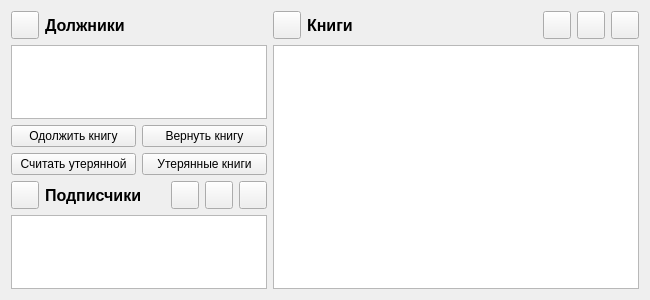
<?xml version="1.0" encoding="UTF-8"?>
<ui version="4.0">
 <class>LibArchiveWindow</class>
 <widget class="QWidget" name="LibArchiveWindow">
  <property name="geometry">
   <rect>
    <x>0</x>
    <y>0</y>
    <width>650</width>
    <height>300</height>
   </rect>
  </property>
  <property name="minimumSize">
   <size>
    <width>650</width>
    <height>300</height>
   </size>
  </property>
  <property name="windowTitle">
   <string>Библиотека</string>
  </property>
  <layout class="QGridLayout" name="gl_main">
   <item row="3" column="1">
    <layout class="QHBoxLayout" name="hl_books_bar">
     <item>
      <widget class="QPushButton" name="pb_books_filter">
       <property name="sizePolicy">
        <sizepolicy hsizetype="Fixed" vsizetype="Fixed">
         <horstretch>0</horstretch>
         <verstretch>0</verstretch>
        </sizepolicy>
       </property>
       <property name="minimumSize">
        <size>
         <width>28</width>
         <height>28</height>
        </size>
       </property>
       <property name="maximumSize">
        <size>
         <width>28</width>
         <height>28</height>
        </size>
       </property>
       <property name="toolTip">
        <string>Фильтр книг</string>
       </property>
       <property name="text">
        <string/>
       </property>
       <property name="icon">
        <iconset resource="../../resources/resources.qrc">
         <normaloff>:/ico/icons/filter.ico</normaloff>:/ico/icons/filter.ico</iconset>
       </property>
       <property name="iconSize">
        <size>
         <width>16</width>
         <height>16</height>
        </size>
       </property>
      </widget>
     </item>
     <item>
      <widget class="QLabel" name="l_books">
       <property name="maximumSize">
        <size>
         <width>16777211</width>
         <height>16777215</height>
        </size>
       </property>
       <property name="font">
        <font>
         <pointsize>12</pointsize>
         <weight>75</weight>
         <bold>true</bold>
        </font>
       </property>
       <property name="text">
        <string>Книги</string>
       </property>
      </widget>
     </item>
     <item>
      <widget class="QPushButton" name="pb_books_add">
       <property name="sizePolicy">
        <sizepolicy hsizetype="Fixed" vsizetype="Fixed">
         <horstretch>0</horstretch>
         <verstretch>0</verstretch>
        </sizepolicy>
       </property>
       <property name="minimumSize">
        <size>
         <width>28</width>
         <height>28</height>
        </size>
       </property>
       <property name="maximumSize">
        <size>
         <width>28</width>
         <height>28</height>
        </size>
       </property>
       <property name="toolTip">
        <string>Добавить книгу</string>
       </property>
       <property name="text">
        <string/>
       </property>
       <property name="icon">
        <iconset resource="../../resources/resources.qrc">
         <normaloff>:/ico/icons/plus.ico</normaloff>:/ico/icons/plus.ico</iconset>
       </property>
       <property name="iconSize">
        <size>
         <width>16</width>
         <height>16</height>
        </size>
       </property>
      </widget>
     </item>
     <item>
      <widget class="QPushButton" name="pb_books_remove">
       <property name="sizePolicy">
        <sizepolicy hsizetype="Fixed" vsizetype="Fixed">
         <horstretch>0</horstretch>
         <verstretch>0</verstretch>
        </sizepolicy>
       </property>
       <property name="minimumSize">
        <size>
         <width>28</width>
         <height>28</height>
        </size>
       </property>
       <property name="maximumSize">
        <size>
         <width>28</width>
         <height>28</height>
        </size>
       </property>
       <property name="toolTip">
        <string>Удалить книгу</string>
       </property>
       <property name="text">
        <string/>
       </property>
       <property name="icon">
        <iconset resource="../../resources/resources.qrc">
         <normaloff>:/ico/icons/minus.ico</normaloff>:/ico/icons/minus.ico</iconset>
       </property>
       <property name="iconSize">
        <size>
         <width>16</width>
         <height>16</height>
        </size>
       </property>
      </widget>
     </item>
     <item>
      <widget class="QPushButton" name="pb_books_edit">
       <property name="sizePolicy">
        <sizepolicy hsizetype="Fixed" vsizetype="Fixed">
         <horstretch>0</horstretch>
         <verstretch>0</verstretch>
        </sizepolicy>
       </property>
       <property name="minimumSize">
        <size>
         <width>28</width>
         <height>28</height>
        </size>
       </property>
       <property name="maximumSize">
        <size>
         <width>28</width>
         <height>28</height>
        </size>
       </property>
       <property name="toolTip">
        <string>Изменить книгу</string>
       </property>
       <property name="text">
        <string/>
       </property>
       <property name="icon">
        <iconset resource="../../resources/resources.qrc">
         <normaloff>:/ico/icons/pencil.ico</normaloff>:/ico/icons/pencil.ico</iconset>
       </property>
       <property name="iconSize">
        <size>
         <width>16</width>
         <height>16</height>
        </size>
       </property>
      </widget>
     </item>
    </layout>
   </item>
   <item row="4" column="1" rowspan="4">
    <widget class="QTableWidget" name="tw_books"/>
   </item>
   <item row="7" column="0">
    <widget class="QTableWidget" name="tw_subscribers">
     <property name="sizePolicy">
      <sizepolicy hsizetype="Fixed" vsizetype="Expanding">
       <horstretch>0</horstretch>
       <verstretch>0</verstretch>
      </sizepolicy>
     </property>
    </widget>
   </item>
   <item row="4" column="0">
    <widget class="QTableWidget" name="tw_borrowers">
     <property name="sizePolicy">
      <sizepolicy hsizetype="Fixed" vsizetype="Expanding">
       <horstretch>0</horstretch>
       <verstretch>0</verstretch>
      </sizepolicy>
     </property>
    </widget>
   </item>
   <item row="5" column="0">
    <layout class="QGridLayout" name="gl_actions">
     <item row="0" column="0">
      <widget class="QPushButton" name="pb_borrow_a_book">
       <property name="text">
        <string>Одолжить книгу</string>
       </property>
      </widget>
     </item>
     <item row="0" column="1">
      <widget class="QPushButton" name="pb_return_a_book">
       <property name="text">
        <string>Вернуть книгу</string>
       </property>
      </widget>
     </item>
     <item row="1" column="0">
      <widget class="QPushButton" name="pb_marked_lost">
       <property name="text">
        <string>Считать утерянной</string>
       </property>
      </widget>
     </item>
     <item row="1" column="1">
      <widget class="QPushButton" name="pb_lost_books">
       <property name="text">
        <string>Утерянные книги</string>
       </property>
      </widget>
     </item>
    </layout>
   </item>
   <item row="3" column="0">
    <layout class="QHBoxLayout" name="hl_borrowers_bar">
     <item>
      <widget class="QPushButton" name="pb_borrowers_filter">
       <property name="sizePolicy">
        <sizepolicy hsizetype="Fixed" vsizetype="Fixed">
         <horstretch>0</horstretch>
         <verstretch>0</verstretch>
        </sizepolicy>
       </property>
       <property name="minimumSize">
        <size>
         <width>28</width>
         <height>28</height>
        </size>
       </property>
       <property name="maximumSize">
        <size>
         <width>28</width>
         <height>28</height>
        </size>
       </property>
       <property name="toolTip">
        <string>Фильтр должников</string>
       </property>
       <property name="text">
        <string/>
       </property>
       <property name="icon">
        <iconset resource="../../resources/resources.qrc">
         <normaloff>:/ico/icons/filter.ico</normaloff>:/ico/icons/filter.ico</iconset>
       </property>
       <property name="iconSize">
        <size>
         <width>16</width>
         <height>16</height>
        </size>
       </property>
      </widget>
     </item>
     <item>
      <widget class="QLabel" name="l_borrowers">
       <property name="maximumSize">
        <size>
         <width>16777211</width>
         <height>16777215</height>
        </size>
       </property>
       <property name="font">
        <font>
         <pointsize>12</pointsize>
         <weight>75</weight>
         <bold>true</bold>
        </font>
       </property>
       <property name="text">
        <string>Должники</string>
       </property>
      </widget>
     </item>
    </layout>
   </item>
   <item row="6" column="0">
    <layout class="QHBoxLayout" name="hl_subsribers_bar">
     <item>
      <widget class="QPushButton" name="pb_subsribers_filter">
       <property name="sizePolicy">
        <sizepolicy hsizetype="Fixed" vsizetype="Fixed">
         <horstretch>0</horstretch>
         <verstretch>0</verstretch>
        </sizepolicy>
       </property>
       <property name="minimumSize">
        <size>
         <width>28</width>
         <height>28</height>
        </size>
       </property>
       <property name="maximumSize">
        <size>
         <width>28</width>
         <height>28</height>
        </size>
       </property>
       <property name="toolTip">
        <string>Фильтр подписчиков</string>
       </property>
       <property name="text">
        <string/>
       </property>
       <property name="icon">
        <iconset resource="../../resources/resources.qrc">
         <normaloff>:/ico/icons/filter.ico</normaloff>:/ico/icons/filter.ico</iconset>
       </property>
       <property name="iconSize">
        <size>
         <width>16</width>
         <height>16</height>
        </size>
       </property>
      </widget>
     </item>
     <item>
      <widget class="QLabel" name="l_subsribers">
       <property name="maximumSize">
        <size>
         <width>16777211</width>
         <height>16777215</height>
        </size>
       </property>
       <property name="font">
        <font>
         <pointsize>12</pointsize>
         <weight>75</weight>
         <bold>true</bold>
        </font>
       </property>
       <property name="text">
        <string>Подписчики</string>
       </property>
      </widget>
     </item>
     <item>
      <widget class="QPushButton" name="pb_subsribers_add">
       <property name="sizePolicy">
        <sizepolicy hsizetype="Fixed" vsizetype="Fixed">
         <horstretch>0</horstretch>
         <verstretch>0</verstretch>
        </sizepolicy>
       </property>
       <property name="minimumSize">
        <size>
         <width>28</width>
         <height>28</height>
        </size>
       </property>
       <property name="maximumSize">
        <size>
         <width>28</width>
         <height>28</height>
        </size>
       </property>
       <property name="toolTip">
        <string>Зарегистрировать подписчика</string>
       </property>
       <property name="text">
        <string/>
       </property>
       <property name="icon">
        <iconset resource="../../resources/resources.qrc">
         <normaloff>:/ico/icons/plus.ico</normaloff>:/ico/icons/plus.ico</iconset>
       </property>
       <property name="iconSize">
        <size>
         <width>16</width>
         <height>16</height>
        </size>
       </property>
      </widget>
     </item>
     <item>
      <widget class="QPushButton" name="pb_subscribers_remove">
       <property name="sizePolicy">
        <sizepolicy hsizetype="Fixed" vsizetype="Fixed">
         <horstretch>0</horstretch>
         <verstretch>0</verstretch>
        </sizepolicy>
       </property>
       <property name="minimumSize">
        <size>
         <width>28</width>
         <height>28</height>
        </size>
       </property>
       <property name="maximumSize">
        <size>
         <width>28</width>
         <height>28</height>
        </size>
       </property>
       <property name="toolTip">
        <string>Удалить подписчика</string>
       </property>
       <property name="text">
        <string/>
       </property>
       <property name="icon">
        <iconset resource="../../resources/resources.qrc">
         <normaloff>:/ico/icons/minus.ico</normaloff>:/ico/icons/minus.ico</iconset>
       </property>
       <property name="iconSize">
        <size>
         <width>16</width>
         <height>16</height>
        </size>
       </property>
      </widget>
     </item>
     <item>
      <widget class="QPushButton" name="pb_subscribers_edit">
       <property name="sizePolicy">
        <sizepolicy hsizetype="Fixed" vsizetype="Fixed">
         <horstretch>0</horstretch>
         <verstretch>0</verstretch>
        </sizepolicy>
       </property>
       <property name="minimumSize">
        <size>
         <width>28</width>
         <height>28</height>
        </size>
       </property>
       <property name="maximumSize">
        <size>
         <width>28</width>
         <height>28</height>
        </size>
       </property>
       <property name="toolTip">
        <string>Изменить данные о подписчике</string>
       </property>
       <property name="text">
        <string/>
       </property>
       <property name="icon">
        <iconset resource="../../resources/resources.qrc">
         <normaloff>:/ico/icons/pencil.ico</normaloff>:/ico/icons/pencil.ico</iconset>
       </property>
       <property name="iconSize">
        <size>
         <width>16</width>
         <height>16</height>
        </size>
       </property>
      </widget>
     </item>
    </layout>
   </item>
  </layout>
 </widget>
 <resources>
  <include location="../../resources/resources.qrc"/>
 </resources>
 <connections/>
</ui>
